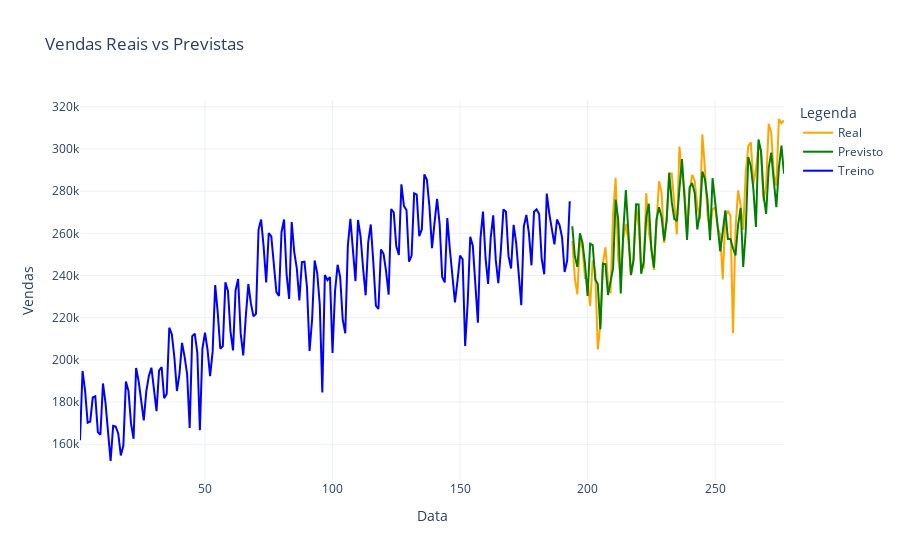

Write notebook code for a chart like this one.
### Code cell
# Pré-processamento dos dados
# Dividir os dados
train, test, scaler = preprocess_data_LSTM(
    m5_agrupado['Vendas'].values, train_size_ratio=0.7
)

# Definir o look_back
look_back = 10

# Criar conjuntos de treinamento
X_train, y_train = create_dataset_LSTM(train, look_back)

# Estender o conjunto de teste para incluir os últimos `look_back` dados do conjunto de treinamento
extended_test = np.concatenate([train[-look_back:], test])

# Criar o conjunto de teste com base no conjunto estendido
X_test, y_test = create_dataset_LSTM(extended_test, look_back)

# Ajustar o formato para [amostras, passos de tempo, características]
X_train = np.reshape(X_train, (X_train.shape[0], 1, X_train.shape[1]))
X_test = np.reshape(X_test, (X_test.shape[0], 1, X_test.shape[1]))

# Criar e treinar o modelo
start_train_time = time.time()
model, history = create_and_train_model_LSTM(X_train, y_train, look_back, epochs=1000)
end_train_time = time.time()
train_time = end_train_time - start_train_time

# Realizar previsões no conjunto de teste
start_forecast_time = time.time()
test_predict = model.predict(X_test)
end_forecast_time = time.time()
forecast_time = end_forecast_time - start_forecast_time

# Reverter a normalização das previsões e dos valores reais
test_predict_original = scaler.inverse_transform(test_predict).flatten()
y_test_original = scaler.inverse_transform(y_test.reshape(-1, 1)).flatten()

# Garantir que os índices estão corretos
test_index = m5_agrupado.index[-len(y_test):]  # Ajustado para corresponder ao conjunto de teste estendido
train_index = m5_agrupado.index[:len(train)]

print(f"Tempo de treino: {train_time} segundos")
print(f"Tempo de previsão: {forecast_time} segundos")

# Plotando os dados originais
fig = go.Figure()

# Add traces for real and predicted sales
fig.add_trace(go.Scatter(x=test_index, y=y_test_original, mode='lines', name='Real', line=dict(color='orange')))
fig.add_trace(go.Scatter(x=test_index, y=test_predict_original, mode='lines', name='Previsto', line=dict(color='green')))
fig.add_trace(go.Scatter(x=train_index, y=scaler.inverse_transform(train).flatten(), mode='lines', name='Treino', line=dict(color='blue')))

# Add titles and labels
fig.update_layout(
    title='Vendas Reais vs Previstas',
    xaxis_title='Data',
    yaxis_title='Vendas',
    legend_title='Legenda',
    template='plotly_white'
)

# Show the figure
fig.show()

### Figure 1 — Plotly figure (JSON) as saved in the notebook; plotly's stock layout.template omitted (floating-point values rounded to 4 significant figures; data arrays with more than 128 entries replaced by an {"elided": "..."} marker saying what was removed)
{"data": [{"line": {"color": "orange"}, "mode": "lines", "name": "Real", "type": "scatter", "x": [194, 195, 196, 197, 198, 199, 200, 201, 202, 203, 204, 205, 206, 207, 208, 209, 210, 211, 212, 213, 214, 215, 216, 217, 218, 219, 220, 221, 222, 223, 224, 225, 226, 227, 228, 229, 230, 231, 232, 233, 234, 235, 236, 237, 238, 239, 240, 241, 242, 243, 244, 245, 246, 247, 248, 249, 250, 251, 252, 253, 254, 255, 256, 257, 258, 259, 260, 261, 262, 263, 264, 265, 266, 267, 268, 269, 270, 271, 272, 273, 274, 275, 276, 277], "y": [256434, 238673, 231081, 257742, 252686, 238757, 238128, 225610, 247099, 242126, 205000.0, 216706, 245932, 253417, 237461, 231600.0, 269703, 286269, 247700.0, 238739, 257284, 264444, 256144, 240071, 248400.0, 272875, 263517, 244300.0, 243841, 279005, 260687, 253319, 242677, 266316, 284689, 279297, 255412, 267132, 288327, 288356, 274547, 259518, 301161, 288381, 280318, 260070, 280053, 287731, 284868, 273074, 266753, 306993, 290608, 268786, 261116, 271482, 272242, 262726, 259200.0, 238170, 267797, 270680, 268368, 212812, 262356, 280380, 273260, 261716, 288980, 301380, 303109, 283322, 290163, 302453, 298786, 275282, 282772, 311984, 307634, 287796, 282731, 314216, 312183, 313500]}, {"line": {"color": "green"}, "mode": "lines", "name": "Previsto", "type": "scatter", "x": [194, 195, 196, 197, 198, 199, 200, 201, 202, 203, 204, 205, 206, 207, 208, 209, 210, 211, 212, 213, 214, 215, 216, 217, 218, 219, 220, 221, 222, 223, 224, 225, 226, 227, 228, 229, 230, 231, 232, 233, 234, 235, 236, 237, 238, 239, 240, 241, 242, 243, 244, 245, 246, 247, 248, 249, 250, 251, 252, 253, 254, 255, 256, 257, 258, 259, 260, 261, 262, 263, 264, 265, 266, 267, 268, 269, 270, 271, 272, 273, 274, 275, 276, 277], "y": [263400.0, 249100.0, 244100.0, 260000.0, 255600.0, 245400.0, 230300.0, 255100.0, 254400.0, 238200.0, 236000.0, 214600.0, 245600.0, 245400.0, 230784, 236900.0, 243500.0, 276000.0, 266800.0, 231500.0, 261100.0, 280600.0, 257400.0, 240400.0, 247000.0, 273700.0, 273700.0, 240800.0, 246400.0, 267800.0, 274000.0, 252476, 243700.0, 266500.0, 272300.0, 267800.0, 256600.0, 266100.0, 288700.0, 274800.0, 266800.0, 265800.0, 280900.0, 295200.0, 276700.0, 256800.0, 281700.0, 283900.0, 279100.0, 261800.0, 269200.0, 289273, 285800.0, 276000.0, 256700.0, 286200.0, 275100.0, 263100.0, 251400.0, 260900.0, 270900.0, 257300.0, 257300.0, 252900.0, 249500.0, 264059, 272000.0, 244000.0, 261100.0, 296200.0, 291800.0, 280825, 263000.0, 304500.0, 298900.0, 277900.0, 269200.0, 291000.0, 298300.0, 284900.0, 272400.0, 291000.0, 301600.0, 288300.0]}, {"line": {"color": "blue"}, "mode": "lines", "name": "Treino", "type": "scatter", "x": {"elided": "193 int values"}, "y": {"elided": "193 float values"}}], "layout": {"legend": {"title": {"text": "Legenda"}}, "title": {"text": "Vendas Reais vs Previstas"}, "xaxis": {"title": {"text": "Data"}}, "yaxis": {"title": {"text": "Vendas"}}}}
